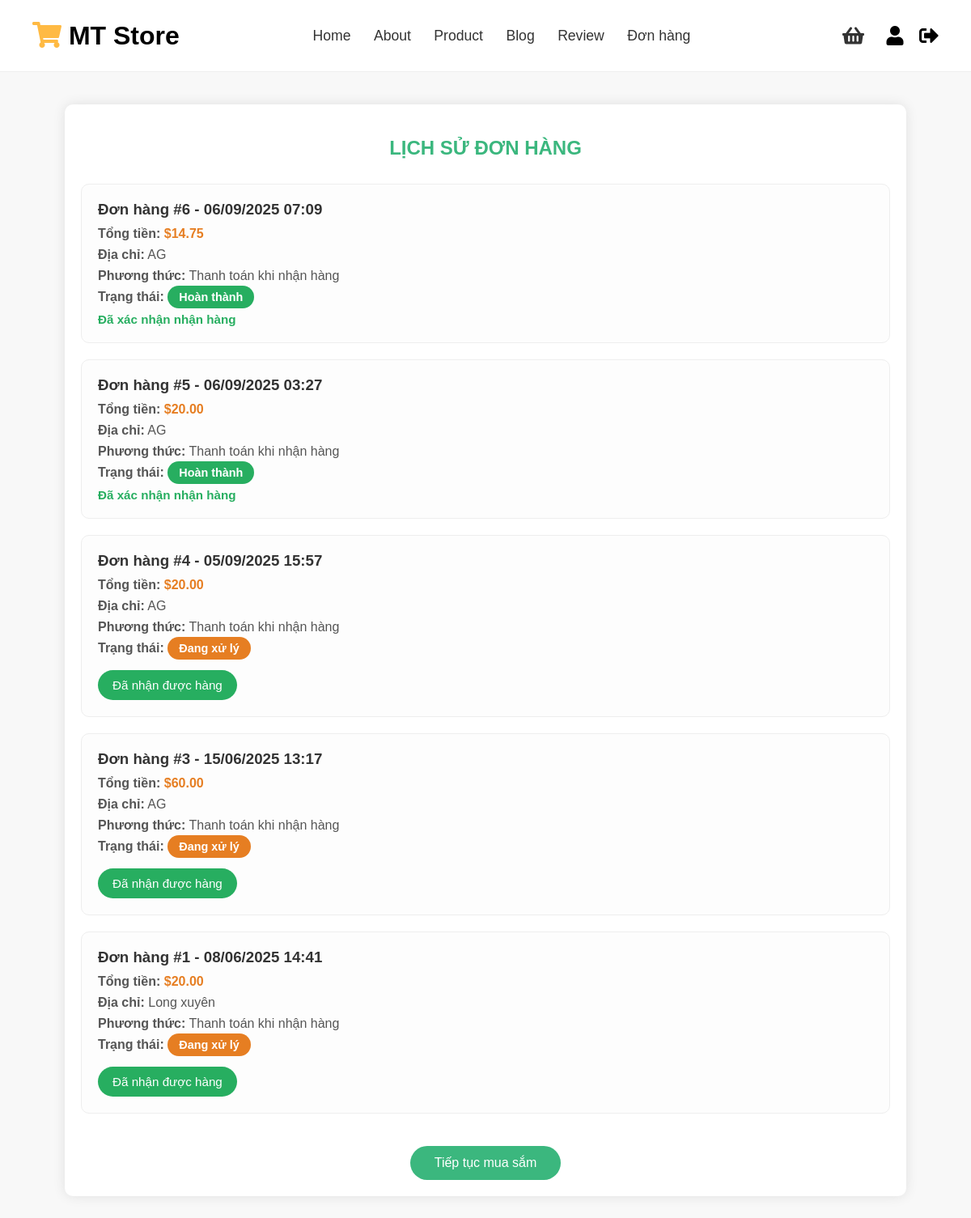
Page /font-end/order_history.php (signed in) on the committed database.
### tables this page shows
CREATE TABLE `orders` (
  `order_id` int(11) NOT NULL,
  `user_id` int(11) DEFAULT NULL,
  `order_date` timestamp NOT NULL DEFAULT current_timestamp(),
  `total_amount` decimal(10,2) DEFAULT NULL,
  `status` varchar(50) DEFAULT 'Pending',
  `address` text DEFAULT NULL,
  `phone` varchar(15) DEFAULT NULL,
  `payment_method` varchar(50) DEFAULT NULL
);

### font-end/order_history.php (the view, shortened to what this page needs)
<?php
include 'db.php';
$user_id = $_SESSION['user_id'];
$stmt = $conn->prepare("SELECT * FROM orders WHERE user_id = ? ORDER BY order_date DESC");
$stmt->bind_param("i", $user_id);
$stmt->execute();
$orders = $stmt->get_result();
?>
<!DOCTYPE html>
<html lang="vi">
<head>
    <link rel="stylesheet" href="https://cdnjs.cloudflare.com/ajax/libs/font-awesome/5.15.4/css/all.min.css">
</head>
<body>
    <header class="header">
        <a href="index.php" class="logo"><i class="fas fa-shopping-cart"></i> MT Store</a>
        <nav class="navbar">
            <a href="index.php">Home</a>
            <a href="about.php">About</a>
            <a href="product.php">Product</a>
            <a href="blog.php">Blog</a>
            <a href="review.php">Review</a>
            <a href="order_history.php">Đơn hàng</a>
        </nav>
        <div class="icons">
            <div class="cart-icon" onclick="location.href='cart.php'">
                <i class="fas fa-shopping-basket"></i>
            </div>
            <div class="fas fa-user" onclick="location.href='login.php'"></div>
            <?php if (isset($_SESSION['user_id'])): ?>
                <div class="fas fa-sign-out-alt" onclick="location.href='logout.php'"></div>
            <?php endif; ?>
        </div>
    </header>
    <div class="container">
        <h2>LỊCH SỬ ĐƠN HÀNG</h2>
        <?php if ($orders->num_rows > 0): ?>
            <?php while ($order = $orders->fetch_assoc()): ?>
                <?php
                $status = $order['status'];
                $status_class = 'pending';
                if ($status == 'Đang giao') $status_class = 'shipping';
                elseif ($status == 'Hoàn thành') $status_class = 'completed';
                elseif ($status == 'Đã hủy') $status_class = 'cancelled';
                ?>
                <div class="order-card">
                    <h3>Đơn hàng #<?= $order['order_id'] ?> - <?= date('d/m/Y H:i', strtotime($order['order_date'])) ?></h3>
                    <p><strong>Tổng tiền:</strong> <span
                            style="color:#e67e22; font-weight:bold;">$<?= number_format($order['total_amount'], 2) ?></span></p>
                    <p><strong>Địa chỉ:</strong> <?= htmlspecialchars($order['address']) ?></p>
                    <p><strong>Phương thức:</strong>
                        <?= $order['payment_method'] == 'cash' ? 'Thanh toán khi nhận hàng' : 'Chuyển khoản' ?></p>
                    <p><strong>Trạng thái:</strong>
                        <span class="status <?= $status_class ?>"><?= $status ?></span>
                    </p>
                    <?php if ($status !== 'Hoàn thành' && $status !== 'Đã hủy'): ?>
                        <form method="post" style="display:inline;">
                            <button type="submit" name="confirm_received" class="btn-confirm"
                                onclick="return confirm('Bạn đã nhận được hàng và muốn xác nhận hoàn tất đơn hàng này?')">
                                Đã nhận được hàng
                            </button>
                        </form>
                    <?php elseif ($status === 'Hoàn thành'): ?>
                        <div class="confirmed-text">Đã xác nhận nhận hàng</div>
                    <?php endif; ?>
                </div>
            <?php endwhile; ?>
        <?php endif; ?>
        <div class="back-home" style="text-align:center;">
            <a href="product.php">Tiếp tục mua sắm</a>
        </div>
    </div>
</body>
</html>

### font-end/order_history.php (style rules this page uses)
body { font-family: Arial, sans-serif; background: #f8f8f8; margin: 0; }
.header { background: #fff; padding: 20px 40px; display: flex; justify-content: space-between; align-items: center; border-bottom: 1px solid #eee; position: sticky; top: 0; z-index: 999; }
.header .logo { font-size: 2rem; font-weight: bold; color: #000; text-decoration: none; }
.header .logo i { color: #ffba43; }
.navbar a { margin: 0 12px; color: #333; text-decoration: none; font-size: 1.1rem; }
.icons .fas { font-size: 1.5rem; margin-left: 15px; cursor: pointer; }
.container { max-width: 1000px; margin: 40px auto; padding: 20px; background: #fff; border-radius: 10px; box-shadow: 0 0 15px rgba(0, 0, 0, 0.1); }
h2 { text-align: center; color: #3bb77e; margin-bottom: 30px; }
.order-card { border: 1px solid #eee; border-radius: 10px; padding: 20px; margin-bottom: 20px; background: #fdfdfd; transition: 0.3s; }
.order-card h3 { margin: 0 0 10px 0; color: #333; }
.order-card p { margin: 8px 0; color: #555; }
.status { padding: 6px 14px; border-radius: 20px; color: #fff; font-size: 0.9rem; font-weight: bold; }
.status.pending { background: #e67e22; }
.status.completed { background: #27ae60; }
.btn-confirm { background: #27ae60; color: white; border: none; padding: 10px 18px; border-radius: 25px; cursor: pointer; font-size: 0.95rem; margin-top: 10px; }
.confirmed-text { color: #27ae60; font-weight: bold; margin-top: 10px; font-size: 0.95rem; }
.back-home a { display: inline-block; background: #3bb77e; color: #fff; padding: 12px 30px; border-radius: 50px; text-decoration: none; margin-top: 20px; }
.cart-icon { position: relative; display: inline-block; cursor: pointer; font-size: 1.7rem; color: #333; padding: 8px; transition: 0.3s; }

### rows in the picture
orders: order_id "6", order_date "06/09/2025 07:09", total_amount "14.75", address "AG", payment_method "Thanh toán khi nhận hàng", status "Hoàn thành", shows "Đã xác nhận nhận hàng"
orders: order_id "5", order_date "06/09/2025 03:27", total_amount "20.00", address "AG", payment_method "Thanh toán khi nhận hàng", status "Hoàn thành", shows "Đã xác nhận nhận hàng"
orders: order_id "4", order_date "05/09/2025 15:57", total_amount "20.00", address "AG", payment_method "Thanh toán khi nhận hàng", status "Đang xử lý"
orders: order_id "3", order_date "15/06/2025 13:17", total_amount "60.00", address "AG", payment_method "Thanh toán khi nhận hàng", status "Đang xử lý"
orders: order_id "1", order_date "08/06/2025 14:41", total_amount "20.00", address "Long xuyên", payment_method "Thanh toán khi nhận hàng", status "Đang xử lý"
